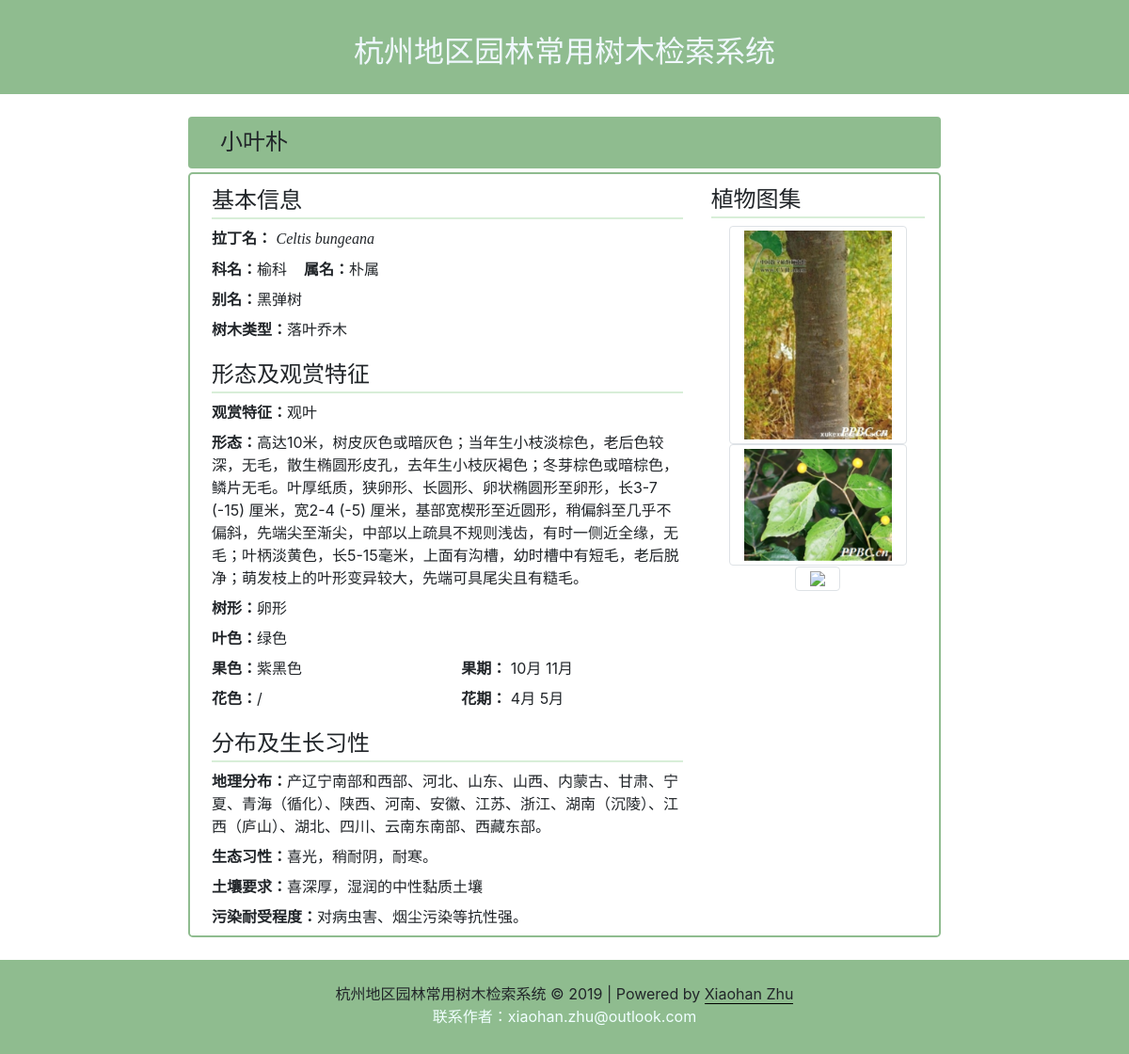
Page /search/小叶朴/ on the committed database.
### hzTree/models.py (models this page shows, shortened)
class Tree(models.Model):
    species_name = models.CharField(max_length=16, default=" ")
    family_name = models.CharField(max_length=16, default=" ")
    genus_name = models.CharField(max_length=16, default=" ")
    latin_name = models.CharField(max_length=64, default=" ")
    alternative_name = models.CharField(max_length=64, default=" ")
    tree_type = models.CharField(max_length=16, default=" ")
    tree_value = models.CharField(max_length=64, default=" ")
    tree_shape = models.CharField(max_length=64, default=" ")
    morphology = models.CharField(max_length=300, default=" ")
    bloom_date = models.ManyToManyField(Months, blank=True,related_name="bloom_date")
    bloom_color = models.CharField(max_length=64, default=" ")
    bloom_color_spring = models.CharField(max_length=64, default="无")
    bloom_color_summer = models.CharField(max_length=64, default="无")
    bloom_color_autumn = models.CharField(max_length=64, default="无")
    bloom_color_winter = models.CharField(max_length=64, default="无")
    fruit_date = models.ManyToManyField(Months, blank=True,related_name="fruit_date")
    fruit_color = models.CharField(max_length=64, default=" ")
    fruit_color_spring = models.CharField(max_length=64, default="无")
    fruit_color_summer = models.CharField(max_length=64, default="无")
    fruit_color_autumn = models.CharField(max_length=64, default="无")
    fruit_color_winter = models.CharField(max_length=64, default="无")
    leaf_color = models.CharField(max_length=64, default=" ")
    leaf_color_spring = models.CharField(max_length=64, default="无")
    leaf_color_summer = models.CharField(max_length=64, default="无")
    leaf_color_autumn = models.CharField(max_length=64, default="无")
    leaf_color_winter = models.CharField(max_length=64, default="无")
    geo_distribution = models.CharField(max_length=300, default=" ")
    propensity = models.CharField(max_length=300, default=" ")
    soil = models.CharField(max_length=300, default=" ")
    pollution_tolerance = models.CharField(max_length=300, default=" ")

class Months(models.Model):
    name = models.CharField(max_length=12)
    def __str__(self):
        return self.name

### hzTree/views.py (the view)
# urls.py: path('<species_name>/', views.detail, name='detail'),
def detail(request, species_name):
    template_name = 'detail.html'
    tree = get_object_or_404(Tree, species_name=species_name)
    return render(request, template_name, {
        'tree': tree,
        })

### hzTree/templates/detail.html (shortened to what this page needs)
{% extends "base.html" %}
{% load static %}
{% load widget_tweaks %}
  {% block content %}
  <div class="container alert col-md-8" style="background-color:DARKSEAGREEN;">
      <span class="h4" style="padding-left: 1ex;">{{ tree.species_name }}</span>
  </div>
  <div class="container col-md-8 rounded-lg" style="margin-top: -1%; border:2px solid DARKSEAGREEN;">
    <div class="row">
      <div class="col-md-8" style="margin-left:1%;">
        <legend style="padding-top:2%; border-bottom:2px solid rgb(216, 238, 216);">基本信息</legend>
        <legend class="col-form-info pt-0">
          <b>拉丁名：</b>
          <span style="font-style: italic; font-family:'Times New Roman', Times, serif">{{ tree.latin_name }}</span>
        </legend>
        <legend class="col-form-info pt-0">
          <b>科名：</b>{{ tree.family_name }}&nbsp;&nbsp;&nbsp;&nbsp;<b>属名：</b>{{ tree.genus_name }}
        </legend>
        <legend class="col-form-info pt-0">
          <b>别名：</b>{{ tree.alternative_name }}
        </legend>
        <legend class="col-form-info pt-0">
          <b>树木类型：</b>{{ tree.tree_type }}
        </legend>
        <legend style="padding-top:2%; border-bottom:2px solid rgb(216, 238, 216);">形态及观赏特征</legend>
        <legend class="col-form-info pt-0">
          <b>观赏特征：</b>{{ tree.tree_value }}
        </legend>
        <legend class="col-form-info pt-0">
          <b>形态：</b>{{ tree.morphology }}
        </legend>
        <legend class="col-form-info pt-0">
          <b>树形：</b>{{ tree.tree_shape}}
        </legend>
        <legend class="col-form-info pt-0">
          <b>叶色：</b>{{ tree.leaf_color}}
        </legend>
        <div class = "row">
          <legend class="col col-form-info pt-0">
            <b>果色：</b>{{ tree.fruit_color }}
          </legend>
          <legend class="col col-form-info pt-0">
            <b>果期：</b>
            {% for month in tree.fruit_date.all %}
            {{ month }}
            {% endfor %}
          </legend>
        </div>
        <div class="row">
          <legend class="col col-form-info pt-0">
            <b>花色：</b>{{ tree.bloom_color }}
          </legend>
          <legend class="col col-form-info pt-0">
            <b>花期：</b>
            {% for month in tree.bloom_date.all %}
                {{ month }}
            {% endfor %}
          </legend>
        </div>
        <legend style="padding-top:2%; border-bottom:2px solid rgb(216, 238, 216);">分布及生长习性</legend>
        <legend class="col-form-info pt-0">
          <b>地理分布：</b>{{ tree.geo_distribution }}
        </legend>
        <legend class="col-form-info pt-0">
          <b>生态习性：</b>{{ tree.propensity }}
        </legend>
        <legend class="col-form-info pt-0">
          <b>土壤要求：</b>{{ tree.soil }}
        </legend>
        <legend class="col-form-info pt-0">
          <b>污染耐受程度：</b>{{ tree.pollution_tolerance }}
        </legend>
      </div>
      <div class="col text-center">
          <legend class="text-left" style="padding-top:4%; border-bottom:2px solid rgb(216, 238, 216);">植物图集</legend>
          <img class="col-md-10 img-thumbnail rounded" src="/static/images/tree/{{tree.species_name}}1.png">
          <img class="col-md-10 img-thumbnail rounded" src="/static/images/tree/{{tree.species_name}}2.png">
          <img class="col-md-10 img-thumbnail rounded" src="/static/images/tree/{{tree.species_name}}3.png">
      </div>
    </div>
  </div>
  <br>
  {% endblock %}

### hzTree/templates/detail.html (style rules this page uses)
.col-form-info { font-size: 16px; }

### rows in the picture
Tree: species_name "小叶朴", latin_name "Celtis bungeana", family_name "榆科", genus_name "朴属", alternative_name "黑弹树", tree_type "落叶乔木", tree_value "观叶", morphology "高达10米，树皮灰色或暗灰色；当年生小枝淡棕色，老后色较深，无毛，散生椭圆形皮孔，去年生小枝灰褐色；冬芽棕色或暗棕色，鳞片无毛。叶厚纸质，狭卵形、长圆形、卵状椭圆形至卵形，长3-7 (-15) 厘米，宽2-4 (-5) 厘米，基部宽楔形至近圆形，稍偏斜至几乎不偏斜，先端尖至渐尖，中部以上疏具不规则浅齿，有时一侧近全缘，无毛；叶柄淡黄色，长5-15毫米，上面有沟槽，幼时槽中有短毛，老后脱净；萌发枝上的叶形变异较大，先端可具尾尖且有糙毛。", tree_shape "卵形", leaf_color "绿色", fruit_color "紫黑色", bloom_color "/", geo_distribution "产辽宁南部和西部、河北、山东、山西、内蒙古、甘肃、宁夏、青海（循化）、陕西、河南、安徽、江苏、浙江、湖南（沉陵）、江西（庐山）、湖北、四川、云南东南部、西藏东部。", propensity "喜光，稍耐阴，耐寒。", soil "喜深厚，湿润的中性黏质土壤", pollution_tolerance "对病虫害、烟尘污染等抗性强。"
Months: name "10月"
Months: name "11月"
Months: name "4月"
Months: name "5月"
